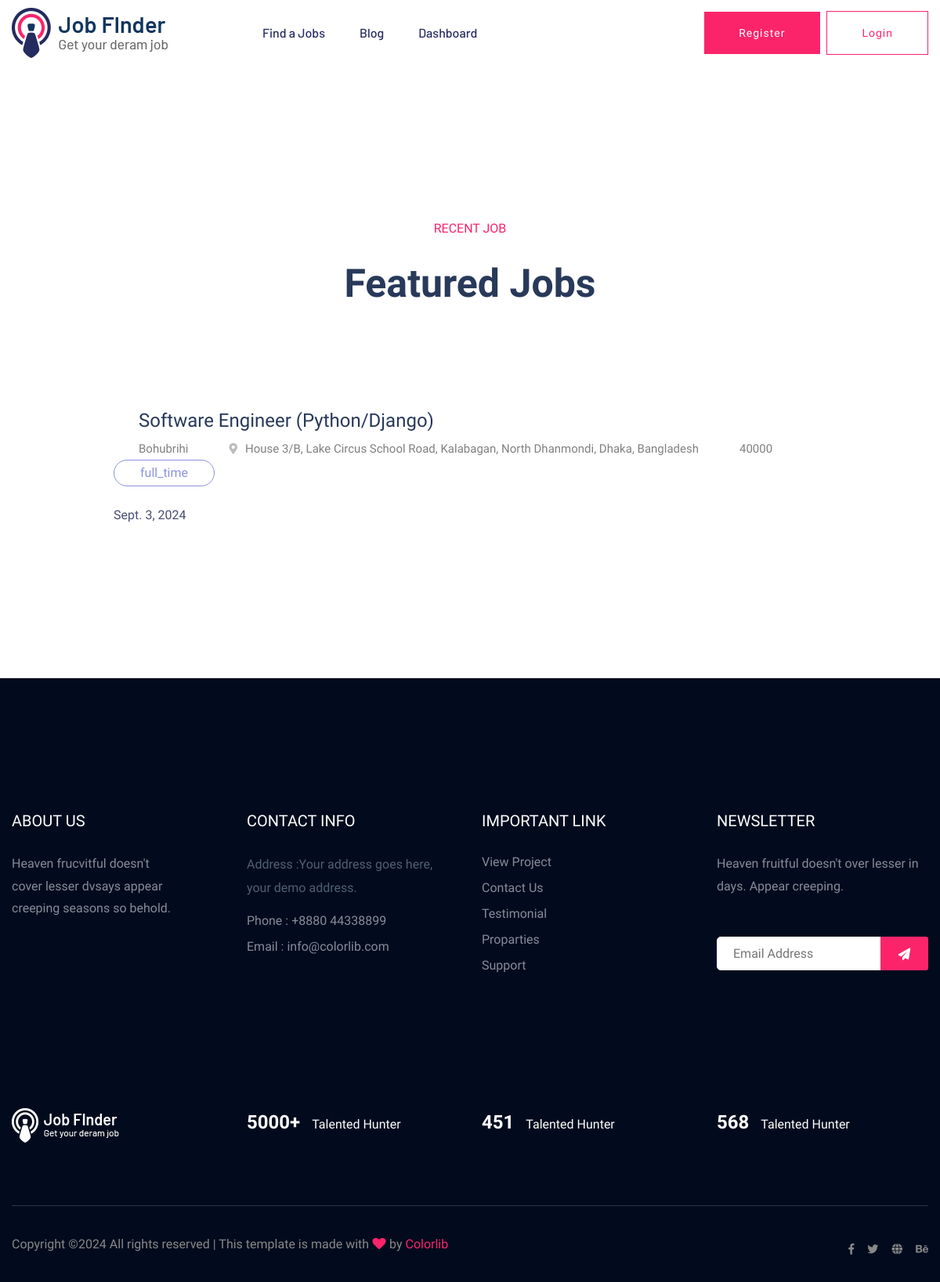
The app's page / (signed in) with its own data.
### myApp/models.py (models this page shows)
class JobModel(models.Model):
    JOB_TYPE=[
        ('full_time','Full Time'),
        ('part_time','Part Time'),
    ]
    job_title=models.CharField(max_length=100,null=True)
    company_name=models.CharField(max_length=100,null=True)
    job_details=models.TextField(max_length=100,null=True)
    job_type=models.CharField(choices=JOB_TYPE, max_length=100,null=True)
    job_salary=models.CharField(max_length=100,null=True)
    job_location=models.CharField(max_length=100,null=True)
    company_logo=models.ImageField(upload_to='Media/Company_logo',null=True)
    vacancy=models.PositiveIntegerField(null=True)
    application_deadline=models.DateField(null=True)
    requirement=models.TextField(null=True)
    education=models.TextField(null=True)
    create_at=models.DateField(auto_now_add=True,null=True)

### myProject/views.py (the view)
# urls.py: path('', findjobPage,name="findjobPage"),
@login_required
def findjobPage(request):
    job=JobModel.objects.all()
    context={
        'job':job,
    }
    return render(request,"myAdmin/findjob.html",context)

### Template/myAdmin/findjob.html (shortened to what this page needs)
{% extends 'common/master.html' %}
{% block body %}
{% load static %}
<section class="featured-job-area feature-padding">
    <div class="container">
        <div class="row">
            <div class="col-lg-12">
                <div class="section-tittle text-center">
                    <span>Recent Job</span>
                    <h2>Featured Jobs</h2>
                </div>
            </div>
        </div>
        <div class="row justify-content-center">
            <div class="col-xl-10">
                 {% for i in job %}
                <div class="single-job-items mb-30">
                    <div class="job-items">
                        <div class="company-img">
                        </div>
                        <div class="job-tittle">
                            <a href=" {% url 'jobdetailsPage' i.id  %} "><h4>{{i.job_title}}</h4></a>
                            <ul>
                                <li>{{i.company_name}}</li>
                                <li><i class="fas fa-map-marker-alt"></i>{{i.job_location}}</li>
                                <li>{{i.job_salary}}</li>
                            </ul>
                        </div>
                    </div>
                    <div class="items-link f-right">
                        <a href="job_details.html">{{i.job_type}}</a>
                        <span>{{i.create_at}}</span>
                    </div>
                </div>
                {% endfor %}
            </div>
        </div>
    </div>
</section>
{% endblock body %}

### records on screen
JobModel: job_title "Software Engineer (Python/Django)", company_name "Bohubrihi", job_location "House 3/B, Lake Circus School Road, Kalabagan, North Dhanmondi, Dhaka, Bangladesh", job_salary "40000", job_type "full_time", create_at "Sept. 3, 2024"
